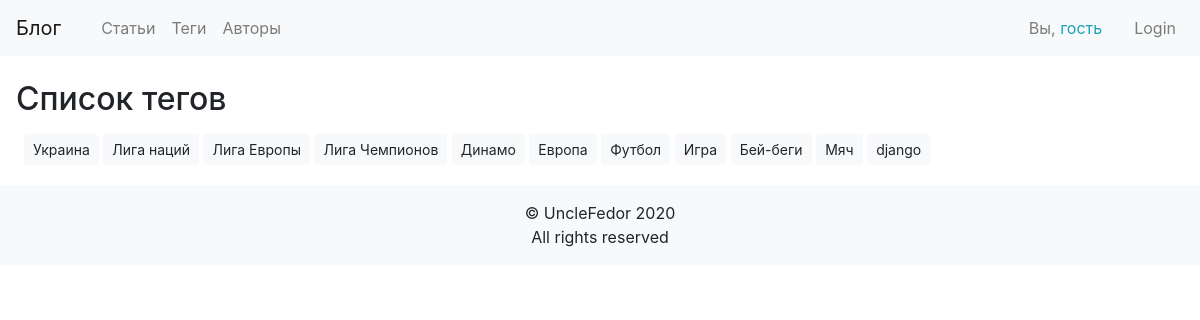
The app's page /tags/ with its own data.
### blog/models.py (models this page shows, shortened)
class Tag(models.Model):
    title = models.CharField('Имя тега', max_length=50, db_index=True)
    slug = models.SlugField(max_length=50, db_index=True)
    def get_absolute_url(self):
        return reverse('tag_detail_url', kwargs={'slug': self.slug})
    class Meta:
        verbose_name = 'Тег'
        verbose_name_plural = 'Теги'

### blog/views.py (the view)
# urls.py: path('tags/', TagList.as_view(), name='tags_list_url'),
class TagList(ListView):
    model = Tag
    context_object_name = 'tags'

### blog/templates/blog/tag_list.html
{% extends 'blog/base.html' %}
{% block content %}
    <div class="mt-4 px-3">
        <h2>Список тегов</h2>
    </div>
    <div class="col mt-3 px-4">
        {% for tag in tags %}
            <a class="btn btn-light btn-sm mb-1" href="{{ tag.get_absolute_url }}">{{ tag.title }}</a>
        {% endfor %}
    </div>
{% endblock %}

### records on screen
Tag: title "Украина"
Tag: title "Лига наций"
Tag: title "Лига Европы"
Tag: title "Лига Чемпионов"
Tag: title "Динамо"
Tag: title "Европа"
Tag: title "Футбол"
Tag: title "Игра"
Tag: title "Бей-беги"
Tag: title "Мяч"
Tag: title "django"
